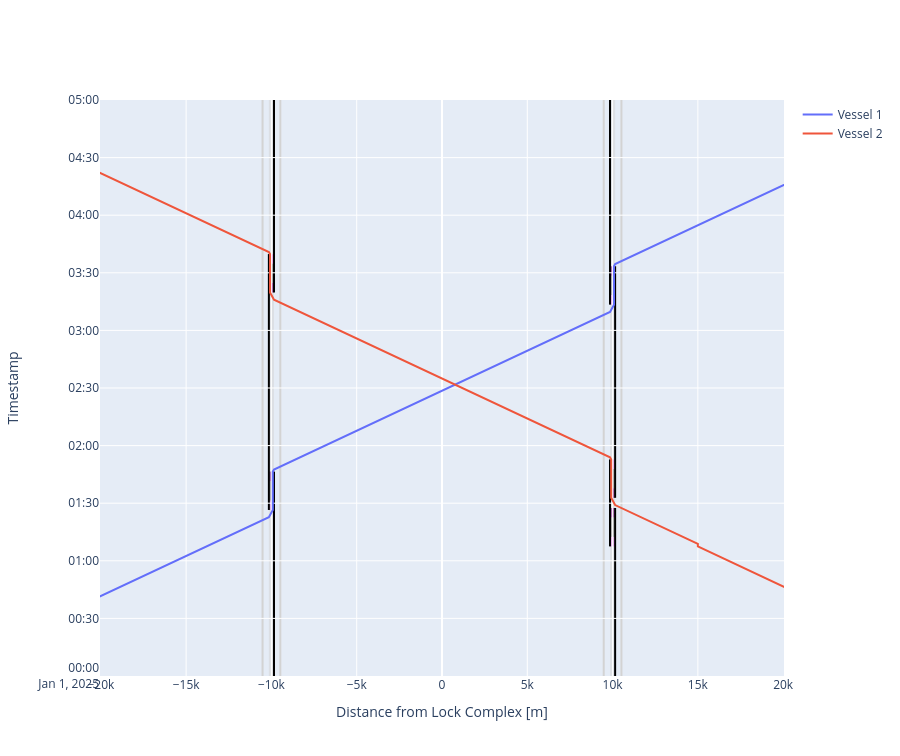

Notebook source saved alongside this figure:
### Markdown cell above
#### Time-distance diagram of vessels passing the lock and planning info
We can plot the time-distance diagram for each lock complex. We can add both plots in one figure with a bit of magic, using an offset of half the distance between the lock (+/- 10000 m). Furthermore, we have to ignore the double plotting of the vessels.

Both locks operate separately. Vessel 2 has some extra waiting time, as an empty lock operation was required.

### Code cell
def cm_to_pixels(cm):
    return cm * 37.8 # Set figure height to 10 cmfig.update_layout(height=cm_to_pixels(10))

from plotly.subplots import make_subplots
fig = make_subplots()

# We can plot the time-distance diagram
fig = lock_complex_I.lock_chambers['Lock chamber I'].plot(xlimmin = -20050, 
                                                          xlimmax = 20050,
                                                          offset_x = -10000,
                                                          ylimmin = pd.Timestamp('2025-01-01 00:00:00'),
                                                          ylimmax = pd.Timestamp('2025-01-01 05:00:00'),
                                                          method='Plotly',
                                                          boundary_nodes = ['-2','+2'], 
                                                          fig = fig)

# We can plot the time-distance diagram
fig = lock_complex_II.lock_chambers['Lock chamber II'].plot(xlimmin = -20050, 
                                                            xlimmax = 20050,
                                                            offset_x = 10000,
                                                            ylimmin = pd.Timestamp('2025-01-01 00:00:00'),
                                                            ylimmax = pd.Timestamp('2025-01-01 05:00:00'),
                                                            method='Plotly',
                                                            boundary_nodes = ['-2','+2'],
                                                            fig=fig)

fig.data = fig.data[:2]

fig.update_layout(height=cm_to_pixels(20))

### Figure 1 — Plotly figure (JSON) as saved in the notebook; plotly's stock layout.template omitted (floating-point values rounded to 4 significant figures)
{"data": [{"mode": "lines", "name": "Vessel 1", "type": "scatter", "x": [-30000.0, -15000.0, -15000.0, -15000.0, -10150.0, -10150.0, -9918.0, -9918.0, -9918.0, -9918.0, -9918.0, -9918.0, -9918.0, -9918.0, -9850.0, -9850.0, -9480.0, -5000.0, -5000.0, 5000.0, 5000.0, 5000.0, 9850.0, 9850.0, 10080.0, 10080.0, 10080.0, 10080.0, 10080.0, 10080.0, 10080.0, 10080.0, 10150.0, 10150.0, 10520.0, 15000.0, 15000.0, 30000.0], "xaxis": "x", "y": ["2025-01-01T00:00:00", "2025-01-01T01:02:30", "2025-01-01T01:02:30", "2025-01-01T01:02:30", "2025-01-01T01:22:42.500000", "2025-01-01T01:22:42.500000", "2025-01-01T01:26:28.471922", "2025-01-01T01:26:28.471922", "2025-01-01T01:31:28.471922", "2025-01-01T01:31:28.471922", "2025-01-01T01:41:28.471922", "2025-01-01T01:41:28.471922", "2025-01-01T01:46:28.471922", "2025-01-01T01:46:28.471922", "2025-01-01T01:47:34.076674", "2025-01-01T01:47:34.076674", "2025-01-01T01:49:06.576674", "2025-01-01T02:07:46.576674", "2025-01-01T02:07:46.576674", "2025-01-01T02:49:26.576674", "2025-01-01T02:49:26.576674", "2025-01-01T02:49:26.576674", "2025-01-01T03:09:39.076674", "2025-01-01T03:09:39.076674", "2025-01-01T03:13:25.048596", "2025-01-01T03:13:25.048596", "2025-01-01T03:18:25.048596", "2025-01-01T03:18:25.048596", "2025-01-01T03:28:25.048596", "2025-01-01T03:28:25.048596", "2025-01-01T03:33:25.048596", "2025-01-01T03:33:25.048596", "2025-01-01T03:34:30.653348", "2025-01-01T03:34:30.653348", "2025-01-01T03:36:03.153348", "2025-01-01T03:54:43.153348", "2025-01-01T03:54:43.153348", "2025-01-01T04:57:13.153348"], "yaxis": "y"}, {"mode": "lines", "name": "Vessel 2", "type": "scatter", "x": [30000.0, 15000.0, 15000.0, 15000.0, 15000.0, 15000.0, 10150.0, 10150.0, 9918.0, 9918.0, 9918.0, 9918.0, 9918.0, 9918.0, 9918.0, 9918.0, 9850.0, 9850.0, 9480.0, 5000.0, 5000.0, -5000.0, -5000.0, -5000.0, -9850.0, -9850.0, -10080.0, -10080.0, -10080.0, -10080.0, -10080.0, -10080.0, -10080.0, -10080.0, -10150.0, -10150.0, -10520.0, -15000.0, -15000.0, -30000.0], "xaxis": "x", "y": ["2025-01-01T00:05:00", "2025-01-01T01:07:30", "2025-01-01T01:07:30", "2025-01-01T01:07:30", "2025-01-01T01:08:50", "2025-01-01T01:08:50", "2025-01-01T01:29:02.500000", "2025-01-01T01:29:02.500000", "2025-01-01T01:32:48.471922", "2025-01-01T01:32:48.471922", "2025-01-01T01:37:48.471922", "2025-01-01T01:37:48.471922", "2025-01-01T01:47:48.471922", "2025-01-01T01:47:48.471922", "2025-01-01T01:52:48.471922", "2025-01-01T01:52:48.471922", "2025-01-01T01:53:54.076674", "2025-01-01T01:53:54.076674", "2025-01-01T01:55:26.576674", "2025-01-01T02:14:06.576674", "2025-01-01T02:14:06.576674", "2025-01-01T02:55:46.576674", "2025-01-01T02:55:46.576674", "2025-01-01T02:55:46.576674", "2025-01-01T03:15:59.076674", "2025-01-01T03:15:59.076674", "2025-01-01T03:19:45.048596", "2025-01-01T03:19:45.048596", "2025-01-01T03:24:45.048596", "2025-01-01T03:24:45.048596", "2025-01-01T03:34:45.048596", "2025-01-01T03:34:45.048596", "2025-01-01T03:39:45.048596", "2025-01-01T03:39:45.048596", "2025-01-01T03:40:50.653348", "2025-01-01T03:40:50.653348", "2025-01-01T03:42:23.153348", "2025-01-01T04:01:03.153348", "2025-01-01T04:01:03.153348", "2025-01-01T05:03:33.153348"], "yaxis": "y"}], "layout": {"height": 756, "shapes": [{"fillcolor": "lightgrey", "layer": "below", "line": {"width": 0}, "name": "Lock Geometry", "opacity": 0.5, "type": "rect", "x0": -10150, "x1": -9850, "y0": "2025-01-01T00:00:00", "y1": "2025-01-01T05:00:00"}, {"fillcolor": "violet", "layer": "below", "line": {"width": 0}, "name": "Lock gate closing", "opacity": 0.5, "type": "rect", "x0": -10150, "x1": -9850, "xref": "x", "y0": "2025-01-01T01:26:28.471922", "y1": "2025-01-01T01:31:28.471922", "yref": "y"}, {"fillcolor": "grey", "layer": "below", "line": {"width": 0}, "name": "Lock levelling", "opacity": 0.5, "type": "rect", "x0": -10150, "x1": -9850, "xref": "x", "y0": "2025-01-01T01:31:28.471922", "y1": "2025-01-01T01:41:28.471922", "yref": "y"}, {"fillcolor": "purple", "layer": "below", "line": {"width": 0}, "name": "Lock gate opening", "opacity": 0.5, "type": "rect", "x0": -10150, "x1": -9850, "xref": "x", "y0": "2025-01-01T01:41:28.471922", "y1": "2025-01-01T01:46:28.471922", "yref": "y"}, {"fillcolor": "purple", "layer": "below", "line": {"width": 0}, "name": "Lock gate closing", "opacity": 0.5, "type": "rect", "x0": -10150, "x1": -9850, "xref": "x", "y0": "2025-01-01T03:19:45.048596", "y1": "2025-01-01T03:24:45.048596", "yref": "y"}, {"fillcolor": "grey", "layer": "below", "line": {"width": 0}, "name": "Lock levelling", "opacity": 0.5, "type": "rect", "x0": -10150, "x1": -9850, "xref": "x", "y0": "2025-01-01T03:24:45.048596", "y1": "2025-01-01T03:34:45.048596", "yref": "y"}, {"fillcolor": "violet", "layer": "below", "line": {"width": 0}, "name": "Lock gate opening", "opacity": 0.5, "type": "rect", "x0": -10150, "x1": -9850, "xref": "x", "y0": "2025-01-01T03:34:45.048596", "y1": "2025-01-01T03:39:45.048596", "yref": "y"}, {"fillcolor": "darkgrey", "layer": "below", "line": {"width": 0}, "name": "Lock gate opening", "opacity": 0.5, "type": "rect", "x0": -10150, "x1": -9850, "xref": "x", "y0": "2025-01-01T01:31:28.471922", "y1": "2025-01-01T01:41:28.471922", "yref": "y"}, {"fillcolor": "darkgrey", "layer": "below", "line": {"width": 0}, "name": "Lock gate opening", "opacity": 0.5, "type": "rect", "x0": -10150, "x1": -9850, "xref": "x", "y0": "2025-01-01T03:24:45.048596", "y1": "2025-01-01T03:34:45.048596", "yref": "y"}, {"layer": "below", "line": {"color": "black"}, "name": "Lock gate opening", "type": "line", "x0": -10150, "x1": -10150, "xref": "x", "y0": "2025-01-01T01:26:28.471922", "y1": "2025-01-01T03:39:45.048596", "yref": "y"}, {"layer": "below", "line": {"color": "black"}, "name": "Lock gate opening", "type": "line", "x0": -9850, "x1": -9850, "xref": "x", "y0": "2025-01-01T00:00:00", "y1": "2025-01-01T01:46:28.471922", "yref": "y"}, {"layer": "below", "line": {"color": "black"}, "name": "Lock gate opening", "type": "line", "x0": -9850, "x1": -9850, "xref": "x", "y0": "2025-01-01T03:19:45.048596", "y1": "2025-01-01T05:00:00", "yref": "y"}, {"layer": "below", "line": {"color": "lightgrey"}, "type": "line", "x0": -10520, "x1": -10520, "xref": "x", "y0": 0, "y1": 1, "yref": "y domain"}, {"layer": "below", "line": {"color": "lightgrey"}, "type": "line", "x0": -9480, "x1": -9480, "xref": "x", "y0": 0, "y1": 1, "yref": "y domain"}, {"fillcolor": "lightgrey", "layer": "below", "line": {"width": 0}, "name": "Lock Geometry", "opacity": 0.5, "type": "rect", "x0": 9850, "x1": 10150, "y0": "2025-01-01T00:00:00", "y1": "2025-01-01T05:00:00"}, {"fillcolor": "violet", "layer": "below", "line": {"width": 0}, "name": "Lock gate closing", "opacity": 0.5, "type": "rect", "x0": 9850, "x1": 10150, "xref": "x", "y0": "2025-01-01T01:07:30", "y1": "2025-01-01T01:12:30", "yref": "y"}, {"fillcolor": "grey", "layer": "below", "line": {"width": 0}, "name": "Lock levelling", "opacity": 0.5, "type": "rect", "x0": 9850, "x1": 10150, "xref": "x", "y0": "2025-01-01T01:12:30", "y1": "2025-01-01T01:22:30", "yref": "y"}, {"fillcolor": "purple", "layer": "below", "line": {"width": 0}, "name": "Lock gate opening", "opacity": 0.5, "type": "rect", "x0": 9850, "x1": 10150, "xref": "x", "y0": "2025-01-01T01:22:30", "y1": "2025-01-01T01:27:30", "yref": "y"}, {"fillcolor": "purple", "layer": "below", "line": {"width": 0}, "name": "Lock gate closing", "opacity": 0.5, "type": "rect", "x0": 9850, "x1": 10150, "xref": "x", "y0": "2025-01-01T01:32:48.471922", "y1": "2025-01-01T01:37:48.471922", "yref": "y"}, {"fillcolor": "grey", "layer": "below", "line": {"width": 0}, "name": "Lock levelling", "opacity": 0.5, "type": "rect", "x0": 9850, "x1": 10150, "xref": "x", "y0": "2025-01-01T01:37:48.471922", "y1": "2025-01-01T01:47:48.471922", "yref": "y"}, {"fillcolor": "violet", "layer": "below", "line": {"width": 0}, "name": "Lock gate opening", "opacity": 0.5, "type": "rect", "x0": 9850, "x1": 10150, "xref": "x", "y0": "2025-01-01T01:47:48.471922", "y1": "2025-01-01T01:52:48.471922", "yref": "y"}, {"fillcolor": "violet", "layer": "below", "line": {"width": 0}, "name": "Lock gate closing", "opacity": 0.5, "type": "rect", "x0": 9850, "x1": 10150, "xref": "x", "y0": "2025-01-01T03:13:25.048596", "y1": "2025-01-01T03:18:25.048596", "yref": "y"}, {"fillcolor": "grey", "layer": "below", "line": {"width": 0}, "name": "Lock levelling", "opacity": 0.5, "type": "rect", "x0": 9850, "x1": 10150, "xref": "x", "y0": "2025-01-01T03:18:25.048596", "y1": "2025-01-01T03:28:25.048596", "yref": "y"}, {"fillcolor": "purple", "layer": "below", "line": {"width": 0}, "name": "Lock gate opening", "opacity": 0.5, "type": "rect", "x0": 9850, "x1": 10150, "xref": "x", "y0": "2025-01-01T03:28:25.048596", "y1": "2025-01-01T03:33:25.048596", "yref": "y"}, {"fillcolor": "darkgrey", "layer": "below", "line": {"width": 0}, "name": "Lock gate opening", "opacity": 0.5, "type": "rect", "x0": 9850, "x1": 10150, "xref": "x", "y0": "2025-01-01T01:12:30", "y1": "2025-01-01T01:22:30", "yref": "y"}, {"fillcolor": "darkgrey", "layer": "below", "line": {"width": 0}, "name": "Lock gate opening", "opacity": 0.5, "type": "rect", "x0": 9850, "x1": 10150, "xref": "x", "y0": "2025-01-01T01:37:48.471922", "y1": "2025-01-01T01:47:48.471922", "yref": "y"}, {"fillcolor": "darkgrey", "layer": "below", "line": {"width": 0}, "name": "Lock gate opening", "opacity": 0.5, "type": "rect", "x0": 9850, "x1": 10150, "xref": "x", "y0": "2025-01-01T03:18:25.048596", "y1": "2025-01-01T03:28:25.048596", "yref": "y"}, {"layer": "below", "line": {"color": "black"}, "name": "Lock gate opening", "type": "line", "x0": 9850, "x1": 9850, "xref": "x", "y0": "2025-01-01T01:07:30", "y1": "2025-01-01T01:52:48.471922", "yref": "y"}, {"layer": "below", "line": {"color": "black"}, "name": "Lock gate opening", "type": "line", "x0": 9850, "x1": 9850, "xref": "x", "y0": "2025-01-01T03:13:25.048596", "y1": "2025-01-01T05:00:00", "yref": "y"}, {"layer": "below", "line": {"color": "black"}, "name": "Lock gate opening", "type": "line", "x0": 10150, "x1": 10150, "xref": "x", "y0": "2025-01-01T00:00:00", "y1": "2025-01-01T01:27:30", "yref": "y"}, {"layer": "below", "line": {"color": "black"}, "name": "Lock gate opening", "type": "line", "x0": 10150, "x1": 10150, "xref": "x", "y0": "2025-01-01T01:32:48.471922", "y1": "2025-01-01T03:33:25.048596", "yref": "y"}, {"layer": "below", "line": {"color": "lightgrey"}, "type": "line", "x0": 9480, "x1": 9480, "xref": "x", "y0": 0, "y1": 1, "yref": "y domain"}, {"layer": "below", "line": {"color": "lightgrey"}, "type": "line", "x0": 10520, "x1": 10520, "xref": "x", "y0": 0, "y1": 1, "yref": "y domain"}], "showlegend": true, "xaxis": {"anchor": "y", "domain": [0, 1], "range": [-20050, 20050], "title": {"text": "Distance from Lock Complex [m]"}}, "yaxis": {"anchor": "x", "domain": [0, 1], "range": ["2025-01-01T00:00:00", "2025-01-01T05:00:00"], "title": {"text": "Timestamp"}}}}
